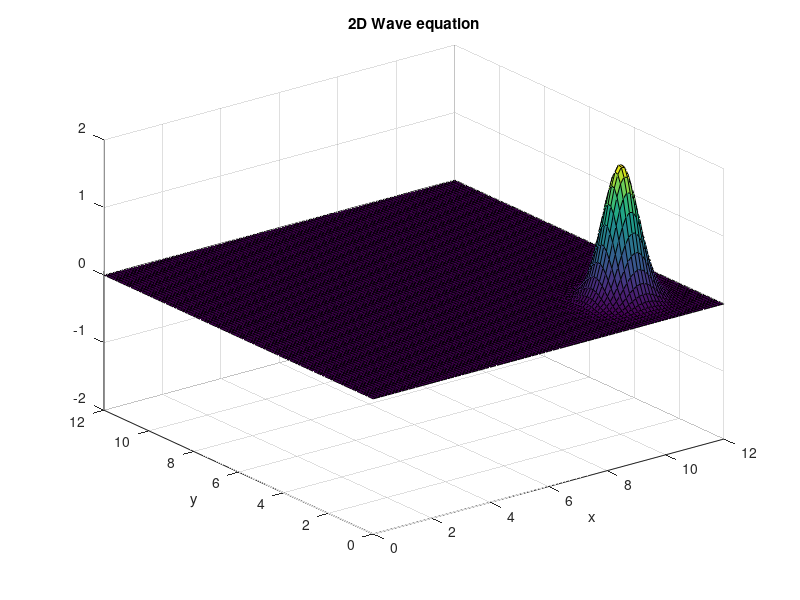

The MATLAB source for this figure: (Note: this script raises an error after producing the figure.)
N = 101;
% L = 4*pi;
xL = 12;
yL = 12;
x = linspace(0,xL,N);
y = linspace(0,yL,N);

% It has three data set; 1: past, 2: current, 3: future.
u = zeros(N,N,3);
s = 0.5;

% Gaussian Pulse
[X,Y] = meshgrid(x,y);
x0 = 10;
y0 = 2;
init_u = 2*exp(-2*(X-x0).^2-2*(Y-y0).^2);
u(:,:,1) = init_u;
u(:,:,2) = init_u;

% Plot the initial condition.
handle_surf = surf(X,Y,init_u);
axis([0,xL,0,yL,-2,2]);
xlabel('x');
ylabel('y');
title('2D Wave equation');

% Dirichet Boundary conditions
u(1,:,:) = 0;
u(end,:,:) = 0;
u(:,1,:) = 0;
u(:,end,:) = 0;
u(1:51, 34:69, :) = 0;

filename = 'wave2D_with_obstacle.gif';
for ii=1:500
    % disp(['at ii= ', num2str(ii)]);
    % advance time
    u(2:end-1,2:end-1,3) = s*(u(2:end-1,3:end,2)+u(2:end-1,1:end-2,2)) ...
        + s*(u(3:end,2:end-1,2)+u(1:end-2,2:end-1,2)) ...
        + 2*(1-2*s)*u(2:end-1,2:end-1,2) ...
        - u(2:end-1,2:end-1,1);
    u(1:51, 34:69, :) = 0;
    u(:,:,1) = u(:,:,2);
    u(:,:,2) = u(:,:,3);

    % update the figure
    handle_surf.ZData = u(:,:,2);
    drawnow;

    % capture frame to generate gif
    frame = getframe(gcf);
    im = frame2im(frame);
    im = imresize(im,0.5);
    [A,map] = rgb2ind(im,128);
    if ii==1
        imwrite(A,map,filename,'gif','LoopCount',Inf,'DelayTime',0.02);
    else
        imwrite(A,map,filename,'gif','WriteMode','append','DelayTime',0.02);
    end
end

fprintf('GIF file %s created.\n', filename);